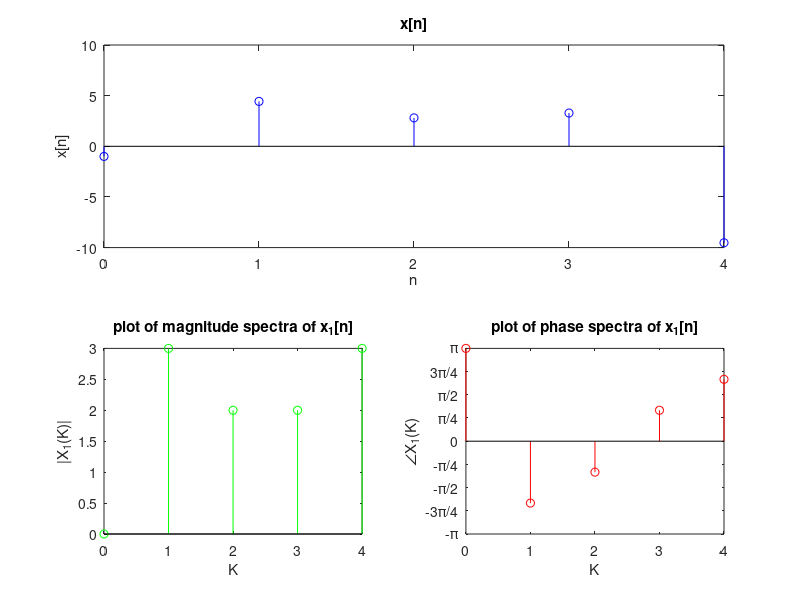

MATLAB code for this plot:
clc
clear all
close all

% fft example
% n = -1:1:1;
% x = [1 1 1];
% % x = ((1/2).^abs(n)).*(cos(pi*(n-1)/8));
% omega = -pi:(pi/1000):pi;
% N = length(x);
% X = exp(-j*omega'*n)*(x');

N=5;
n=0:N-1;                                %x1[n] has fandamental period 5
x=4*cos(1.2*pi*n+pi/3)+6*sin(0.4*pi*n-pi/6);
X=fft(x)./N;
xm1=abs(X);
xp1=angle(X);

figure(1);
subplot(2, 2, [1,2])                % This is a plot of the original signal
stem(n, x, 'b');                    % This is a plot of the original signal
xlabel('n')
ylabel('x[n]')
title('x[n]')
subplot(2, 2, 3);                       % This is a plot of the Magnitude
stem(n, xm1, 'g');                      % This is a plot of the Magnitude
title('plot of magnitude spectra of x_1[n]');
xlabel('K');
ylabel('|X_1(K)|');
xticks(n);
subplot(2, 2, 4);                           % This is a plot of the Phase
stem(n, xp1, 'r');                          % This is a plot of the Phase
title('plot of phase spectra of x_1[n]');
xlabel('K');
ylabel('\angleX_1(K)');
xticks(n);
ylim([-pi pi]);
yticks([-pi:pi/4:pi]);
yticklabels({'-\pi','-3\pi/4','-\pi/2','-\pi/4','0','\pi/4','\pi/2','3\pi/4','\pi'});

% Analysis Formula
% Find the Fourier Transform of signal "for discrete series divide by /N" 
% c = fft(x)/N;
% Synthesis Formula
% This is to find the inverse Fourier Transform "for discrete series multiply by *N"
% x = ifft(c)*N;
% stem(n, c);                 % This is to plot the DTFS


